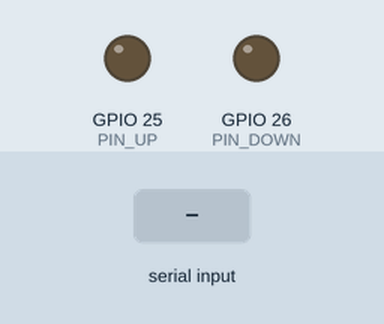
Bench run of a sketch on a simulated ESP32. Parts: output pins drawn as LEDs (lit = HIGH). The inputs (shaded band) are chosen by the test bench. What the sketch prints to the serial monitor is not drawn.

Above: at 1.5 s.
1.6 s: "u" received over Serial
At 2.0 s:
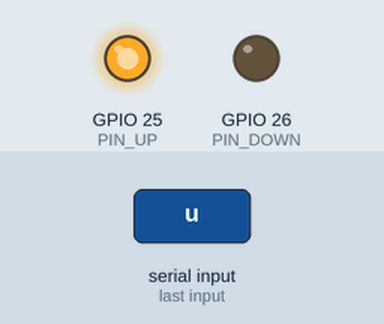
3.6 s: "d" received over Serial
At 4.0 s:
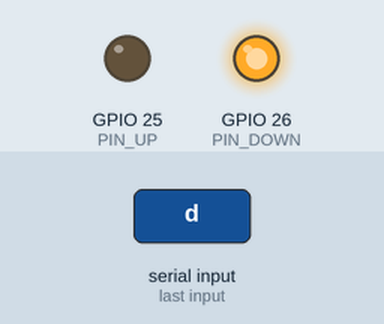
Timing chart, 0 to 6.6 s (numbered marks = the images above; inputs shaded):
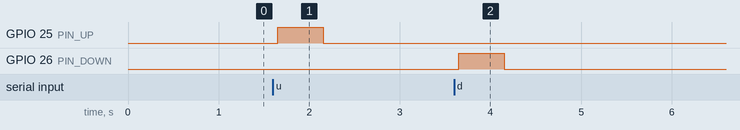

The sketch:

relay_test.ino
```cpp
// リレーモジュール 机上テスト用（Freenove ESP32-WROVER）
// GPIO25 → モジュールA（上げ）IN
// GPIO26 → モジュールB（下げ）IN
// シリアルモニタ（115200bps）で u / d / s を送ると動く
//   u : 上げリレーを MAX_ON_MS だけON
//   d : 下げリレーを MAX_ON_MS だけON
//   s : 両方すぐOFF

const int PIN_UP   = 25;
const int PIN_DOWN = 26;

// 1回にONにする最大時間（ミリ秒）。最初は短く。
const unsigned long MAX_ON_MS = 500;

void allOff() {
  digitalWrite(PIN_UP, LOW);
  digitalWrite(PIN_DOWN, LOW);
}

// 片方をONにするときは、必ずもう片方をOFFにしてから
void pulse(int pin, const char* name) {
  allOff();
  delay(50);
  Serial.printf("%s ON (%lu ms)\n", name, MAX_ON_MS);
  digitalWrite(pin, HIGH);
  unsigned long start = millis();
  while (millis() - start < MAX_ON_MS) {
    if (Serial.available() && Serial.peek() == 's') break;  // s で途中停止
    delay(5);
  }
  allOff();
  Serial.printf("%s OFF\n", name);
}

void setup() {
  pinMode(PIN_UP, OUTPUT);
  pinMode(PIN_DOWN, OUTPUT);
  allOff();
  Serial.begin(115200);
  delay(300);
  Serial.println("relay test ready: u=上げ / d=下げ / s=停止");
}

void loop() {
  if (!Serial.available()) return;
  char c = Serial.read();
  if (c == 'u') pulse(PIN_UP, "UP");
  else if (c == 'd') pulse(PIN_DOWN, "DOWN");
  else if (c == 's') { allOff(); Serial.println("STOP"); }
}
```

Measured:
- after the input at 1.6 s, GPIO 25 (PIN_UP): LOW → HIGH after 0.05 s, → LOW 0.50 s later
- after the input at 3.6 s, GPIO 26 (PIN_DOWN): LOW → HIGH after 0.05 s, → LOW 0.50 s later
